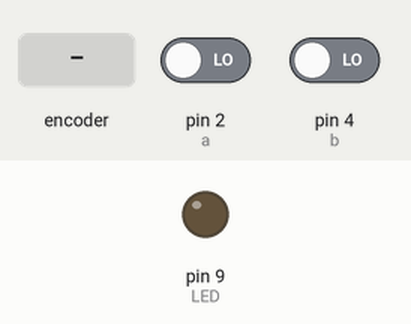
This sketch was run on a simulated Arduino Uno, built with avr-gcc and run on an emulated ATmega328P. Shown: output pins drawn as LEDs (lit = HIGH). The inputs (shaded band) are chosen by the test bench; at power-on: pin 2 (a) LOW, pin 4 (b) LOW.

Above: at 1.2 s.
1.3 s: rotary encoder on pin 2 (a) / pin 4 (b) turned 3 steps (first pin leading)
At 1.56 s:
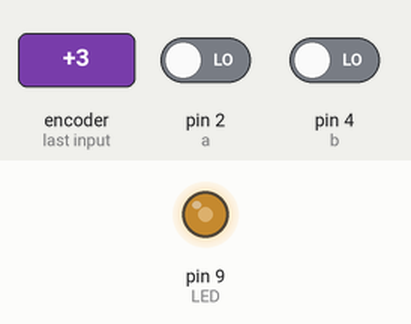
At 2.5 s:
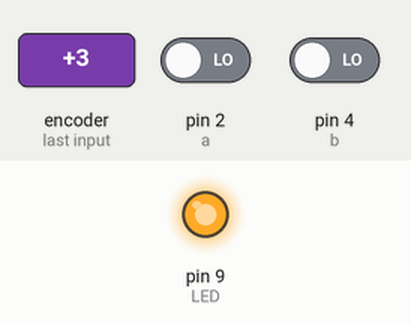
Timing chart, 0 to 4.3 s (numbered marks = the images above; inputs shaded):
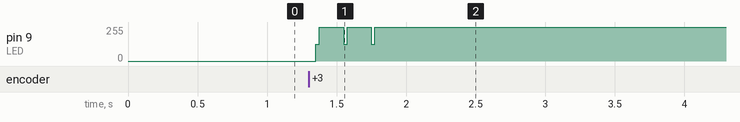

The sketch:

LED_control.ino
```cpp
int a=2,b=4, LED=9;
void setup() {
  pinMode(a, INPUT);
  pinMode(b, INPUT);
  pinMode(LED, OUTPUT);
}

int past=0;

void loop() {
  int A, B, C;
  A = digitalRead(a);
  B = digitalRead(b);
  if(B == 1){
    analogWrite(LED, 255);
    past = 255;
  }
  else if(A == 1){
    analogWrite(LED, 127);
    past = 127;
  }
  else{
    analogWrite(LED, past);
  }
  delay(1);
}
```

Measured:
- after the input at 1.3 s, pin 9 (LED): 0/255 → 255/255 after 0.05 s
